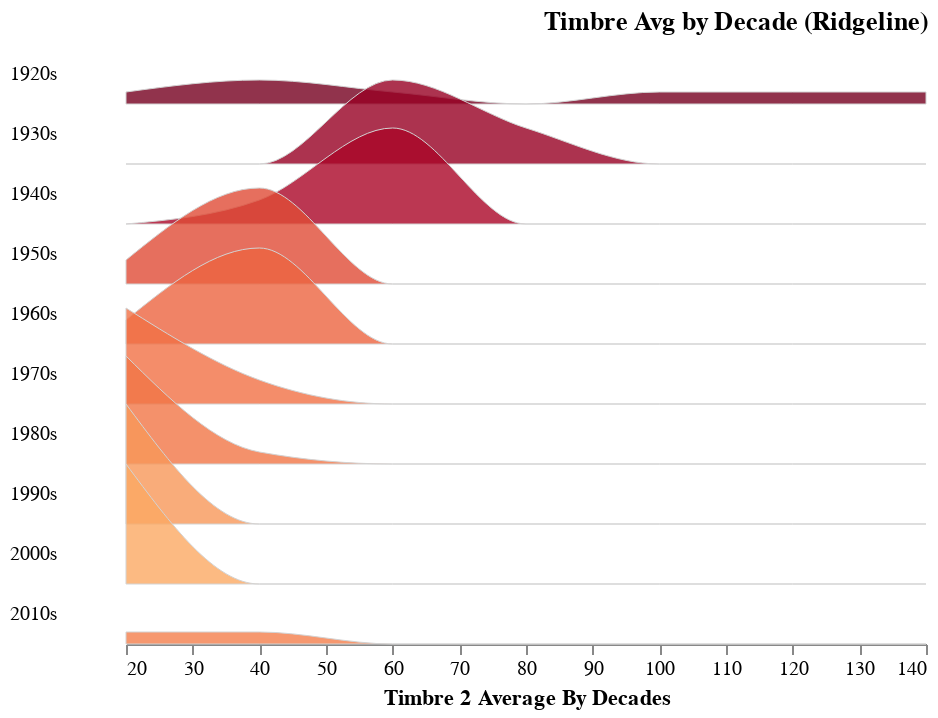

The cell this chart's notebook holds for it:
### Code cell
plot_ridgeline(timbre_avg_by_year, "decade", "TimbreAvg3")

### Figure 1 — Vega-Lite specification as saved in the notebook (floating-point values rounded to 4 significant figures)
{"config": {"view": {"continuousWidth": 400, "continuousHeight": 300, "stroke": null}, "facet": {"spacing": 0}, "title": {"anchor": "end"}}, "data": {"name": "data-e32f9afda3d58572e9a14fb414997254"}, "facet": {"row": {"type": "temporal", "field": "Decade", "header": {"format": "%Ys", "labelAlign": "right", "labelAngle": 0}, "title": null}}, "spec": {"mark": {"type": "area", "fillOpacity": 0.8, "interpolate": "monotone", "stroke": "lightgray", "strokeWidth": 0.5}, "encoding": {"fill": {"type": "quantitative", "field": "mean_val", "legend": null, "scale": {"domain": [50, -100], "scheme": "redyellowblue"}}, "x": {"type": "quantitative", "bin": "binned", "field": "bin_min", "title": "Timbre 2 Average By Decades"}, "y": {"type": "quantitative", "axis": null, "field": "value", "scale": {"range": [30, -30]}}}, "height": 30, "transform": [{"field": "decade", "timeUnit": "year", "as": "Decade"}, {"joinaggregate": [{"op": "mean", "field": "TimbreAvg3", "as": "mean_val"}], "groupby": ["Decade"]}, {"bin": {"maxbins": 10}, "field": "TimbreAvg3", "as": ["bin_max", "bin_min"]}, {"aggregate": [{"op": "count", "as": "value"}], "groupby": ["Decade", "mean_val", "bin_min", "bin_max"]}, {"impute": "value", "key": "bin_min", "groupby": ["Decade", "mean_val"], "value": 0}]}, "bounds": "flush", "title": "Timbre Avg by Decade (Ridgeline)", "$schema": "https://vega.github.io/schema/vega-lite/v4.8.1.json", "datasets": {"data-e32f9afda3d58572e9a14fb414997254": [{"music_year": 1922, "TimbreAvg1": 41.56, "TimbreAvg2": 13.91, "TimbreAvg3": 14.68, "TimbreAvg4": 24.43, "TimbreAvg5": 18.75, "TimbreAvg6": 11.17, "TimbreAvg7": -5.31, "TimbreAvg8": 0.1368, "TimbreAvg9": -2.165, "TimbreAvg10": -4.444, "TimbreAvg11": -1.622, "TimbreAvg12": -5.561, "decade": "1920-01-01T00:00:00"}, {"music_year": 1924, "TimbreAvg1": 36.95, "TimbreAvg2": -136.1, "TimbreAvg3": 108.1, "TimbreAvg4": 12.35, "TimbreAvg5": -7.73, "TimbreAvg6": 1.873, "TimbreAvg7": -32.49, "TimbreAvg8": 3.363, "TimbreAvg9": 14.38, "TimbreAvg10": 8.708, "TimbreAvg11": 4.783, "TimbreAvg12": 8.068, "decade": "1920-01-01T00:00:00"}, {"music_year": 1925, "TimbreAvg1": 34.36, "TimbreAvg2": -128.2, "TimbreAvg3": 120.2, "TimbreAvg4": 19.37, "TimbreAvg5": 18.19, "TimbreAvg6": 17.01, "TimbreAvg7": -56.73, "TimbreAvg8": 7.617, "TimbreAvg9": 3.784, "TimbreAvg10": 8.839, "TimbreAvg11": 6.741, "TimbreAvg12": 6.061, "decade": "1920-01-01T00:00:00"}, {"music_year": 1926, "TimbreAvg1": 32.57, "TimbreAvg2": -126.5, "TimbreAvg3": 88.92, "TimbreAvg4": 7.843, "TimbreAvg5": -5.841, "TimbreAvg6": 13.39, "TimbreAvg7": -31.14, "TimbreAvg8": 9.86, "TimbreAvg9": -17.41, "TimbreAvg10": 4.974, "TimbreAvg11": 0.6245, "TimbreAvg12": -2.054, "decade": "1920-01-01T00:00:00"}, {"music_year": 1927, "TimbreAvg1": 31.23, "TimbreAvg2": -110.7, "TimbreAvg3": 59.21, "TimbreAvg4": 4.108, "TimbreAvg5": -9.538, "TimbreAvg6": 9.986, "TimbreAvg7": -21.01, "TimbreAvg8": 13.41, "TimbreAvg9": -25.12, "TimbreAvg10": 4.396, "TimbreAvg11": -0.3943, "TimbreAvg12": -2.645, "decade": "1920-01-01T00:00:00"}, {"music_year": 1928, "TimbreAvg1": 31.5, "TimbreAvg2": -94.42, "TimbreAvg3": 27.26, "TimbreAvg4": -8.42, "TimbreAvg5": -16.8, "TimbreAvg6": 9.831, "TimbreAvg7": -34.23, "TimbreAvg8": 8.103, "TimbreAvg9": -2.78, "TimbreAvg10": 7.653, "TimbreAvg11": -0.274, "TimbreAvg12": 8.575, "decade": "1920-01-01T00:00:00"}, {"music_year": 1929, "TimbreAvg1": 33.08, "TimbreAvg2": -100.9, "TimbreAvg3": 37.7, "TimbreAvg4": -7.802, "TimbreAvg5": -16.81, "TimbreAvg6": 9.486, "TimbreAvg7": -30.72, "TimbreAvg8": 8.05, "TimbreAvg9": -2.235, "TimbreAvg10": 7.397, "TimbreAvg11": 1.339, "TimbreAvg12": 13.07, "decade": "1920-01-01T00:00:00"}, {"music_year": 1930, "TimbreAvg1": 34.95, "TimbreAvg2": -99.74, "TimbreAvg3": 59.33, "TimbreAvg4": 0.1107, "TimbreAvg5": -29.29, "TimbreAvg6": 14.93, "TimbreAvg7": -28.67, "TimbreAvg8": 5.75, "TimbreAvg9": -0.3473, "TimbreAvg10": 7.347, "TimbreAvg11": -0.4108, "TimbreAvg12": 4.682, "decade": "1930-01-01T00:00:00"}, {"music_year": 1931, "TimbreAvg1": 35.04, "TimbreAvg2": -97.28, "TimbreAvg3": 61.39, "TimbreAvg4": 8.116, "TimbreAvg5": -5.649, "TimbreAvg6": 5.444, "TimbreAvg7": -18.24, "TimbreAvg8": 6.326, "TimbreAvg9": -4.743, "TimbreAvg10": 5.894, "TimbreAvg11": 1.151, "TimbreAvg12": 1.979, "decade": "1930-01-01T00:00:00"}, {"music_year": 1932, "TimbreAvg1": 34.99, "TimbreAvg2": -98.61, "TimbreAvg3": 44.83, "TimbreAvg4": -0.8373, "TimbreAvg5": -22.16, "TimbreAvg6": 23.28, "TimbreAvg7": -36.65, "TimbreAvg8": 7.044, "TimbreAvg9": 14.11, "TimbreAvg10": 10.86, "TimbreAvg11": -1.003, "TimbreAvg12": 12.39, "decade": "1930-01-01T00:00:00"}, {"music_year": 1933, "TimbreAvg1": 32.79, "TimbreAvg2": -103.0, "TimbreAvg3": 56.2, "TimbreAvg4": -12.21, "TimbreAvg5": -33.13, "TimbreAvg6": 16.06, "TimbreAvg7": -43.9, "TimbreAvg8": 0.06204, "TimbreAvg9": 8.121, "TimbreAvg10": 8.25, "TimbreAvg11": -3.816, "TimbreAvg12": 4.195, "decade": "1930-01-01T00:00:00"}, {"music_year": 1934, "TimbreAvg1": 32.69, "TimbreAvg2": -97.15, "TimbreAvg3": 46.76, "TimbreAvg4": -2.051, "TimbreAvg5": -4.355, "TimbreAvg6": 16.09, "TimbreAvg7": -30.93, "TimbreAvg8": 5.909, "TimbreAvg9": 10.38, "TimbreAvg10": 9.565, "TimbreAvg11": -0.1988, "TimbreAvg12": 10.48, "decade": "1930-01-01T00:00:00"}, {"music_year": 1935, "TimbreAvg1": 33.87, "TimbreAvg2": -109.6, "TimbreAvg3": 69.43, "TimbreAvg4": 10.38, "TimbreAvg5": -8.598, "TimbreAvg6": 19.18, "TimbreAvg7": -17.24, "TimbreAvg8": 11.86, "TimbreAvg9": 3.787, "TimbreAvg10": 9.493, "TimbreAvg11": -2.062, "TimbreAvg12": 12.01, "decade": "1930-01-01T00:00:00"}, {"music_year": 1936, "TimbreAvg1": 34.54, "TimbreAvg2": -126.0, "TimbreAvg3": 64.29, "TimbreAvg4": 3.944, "TimbreAvg5": -8.175, "TimbreAvg6": 10.65, "TimbreAvg7": -18.77, "TimbreAvg8": 9.033, "TimbreAvg9": -2.058, "TimbreAvg10": 5.343, "TimbreAvg11": -0.4487, "TimbreAvg12": 8.263, "decade": "1930-01-01T00:00:00"}, {"music_year": 1937, "TimbreAvg1": 33.58, "TimbreAvg2": -113.8, "TimbreAvg3": 51.95, "TimbreAvg4": 1.924, "TimbreAvg5": -13.45, "TimbreAvg6": 17.37, "TimbreAvg7": -10.02, "TimbreAvg8": 10.66, "TimbreAvg9": -3.712, "TimbreAvg10": 5.937, "TimbreAvg11": -2.608, "TimbreAvg12": 11.86, "decade": "1930-01-01T00:00:00"}, {"music_year": 1938, "TimbreAvg1": 34.9, "TimbreAvg2": -114.4, "TimbreAvg3": 40.74, "TimbreAvg4": 6.103, "TimbreAvg5": -17.94, "TimbreAvg6": 19.79, "TimbreAvg7": -27.39, "TimbreAvg8": 6.041, "TimbreAvg9": 10.2, "TimbreAvg10": 9.888, "TimbreAvg11": -0.3099, "TimbreAvg12": 11.18, "decade": "1930-01-01T00:00:00"}, {"music_year": 1939, "TimbreAvg1": 34.02, "TimbreAvg2": -102.4, "TimbreAvg3": 45.43, "TimbreAvg4": -1.908, "TimbreAvg5": -13.02, "TimbreAvg6": 20.68, "TimbreAvg7": -21.57, "TimbreAvg8": 6.065, "TimbreAvg9": 6.906, "TimbreAvg10": 5.943, "TimbreAvg11": -6.37, "TimbreAvg12": 5.006, "decade": "1930-01-01T00:00:00"}, {"music_year": 1940, "TimbreAvg1": 35.33, "TimbreAvg2": -96.81, "TimbreAvg3": 49.32, "TimbreAvg4": 7.192, "TimbreAvg5": -41.28, "TimbreAvg6": 19.44, "TimbreAvg7": -18.54, "TimbreAvg8": 6.436, "TimbreAvg9": 8.957, "TimbreAvg10": 6.57, "TimbreAvg11": 1.953, "TimbreAvg12": 21.34, "decade": "1940-01-01T00:00:00"}, {"music_year": 1941, "TimbreAvg1": 32.39, "TimbreAvg2": -100.0, "TimbreAvg3": 52.51, "TimbreAvg4": 4.921, "TimbreAvg5": -3.68, "TimbreAvg6": 20.87, "TimbreAvg7": -16.8, "TimbreAvg8": 9.038, "TimbreAvg9": -2.731, "TimbreAvg10": 7.336, "TimbreAvg11": -3.413, "TimbreAvg12": 9.401, "decade": "1940-01-01T00:00:00"}, {"music_year": 1942, "TimbreAvg1": 33.3, "TimbreAvg2": -120.1, "TimbreAvg3": 50.7, "TimbreAvg4": -5.461, "TimbreAvg5": -19.14, "TimbreAvg6": 7.967, "TimbreAvg7": -18.27, "TimbreAvg8": 8.431, "TimbreAvg9": 1.05, "TimbreAvg10": 7.495, "TimbreAvg11": -1.957, "TimbreAvg12": 8.773, "decade": "1940-01-01T00:00:00"}, {"music_year": 1943, "TimbreAvg1": 35.77, "TimbreAvg2": -73.11, "TimbreAvg3": 58.33, "TimbreAvg4": 10.69, "TimbreAvg5": -6.186, "TimbreAvg6": 20.79, "TimbreAvg7": -14.26, "TimbreAvg8": 6.945, "TimbreAvg9": 5.42, "TimbreAvg10": 4.834, "TimbreAvg11": -6.037, "TimbreAvg12": 9.678, "decade": "1940-01-01T00:00:00"}, {"music_year": 1944, "TimbreAvg1": 35.05, "TimbreAvg2": -119.3, "TimbreAvg3": 45.17, "TimbreAvg4": 3.777, "TimbreAvg5": 0.7286, "TimbreAvg6": 12.55, "TimbreAvg7": -16.06, "TimbreAvg8": 6.014, "TimbreAvg9": 5.359, "TimbreAvg10": 3.907, "TimbreAvg11": -2.75, "TimbreAvg12": 6.555, "decade": "1940-01-01T00:00:00"}, {"music_year": 1945, "TimbreAvg1": 35.8, "TimbreAvg2": -78.38, "TimbreAvg3": 55.81, "TimbreAvg4": 3.687, "TimbreAvg5": -18.85, "TimbreAvg6": 13.39, "TimbreAvg7": -18.99, "TimbreAvg8": 0.9092, "TimbreAvg9": 12.95, "TimbreAvg10": 5.449, "TimbreAvg11": -1.18, "TimbreAvg12": 15.58, "decade": "1940-01-01T00:00:00"}, {"music_year": 1946, "TimbreAvg1": 36.63, "TimbreAvg2": -74.35, "TimbreAvg3": 39.01, "TimbreAvg4": -0.9528, "TimbreAvg5": -3.294, "TimbreAvg6": 12.09, "TimbreAvg7": -12.59, "TimbreAvg8": 3.161, "TimbreAvg9": 6.065, "TimbreAvg10": 2.858, "TimbreAvg11": -3.037, "TimbreAvg12": 12.07, "decade": "1940-01-01T00:00:00"}, {"music_year": 1947, "TimbreAvg1": 36.29, "TimbreAvg2": -59.97, "TimbreAvg3": 29.82, "TimbreAvg4": -1.628, "TimbreAvg5": -18.3, "TimbreAvg6": 15.34, "TimbreAvg7": -16.52, "TimbreAvg8": 4.074, "TimbreAvg9": 12.66, "TimbreAvg10": 8.663, "TimbreAvg11": -4.001, "TimbreAvg12": 14.18, "decade": "1940-01-01T00:00:00"}, {"music_year": 1948, "TimbreAvg1": 38.0, "TimbreAvg2": -60.91, "TimbreAvg3": 48.13, "TimbreAvg4": 1.431, "TimbreAvg5": -15.75, "TimbreAvg6": 12.69, "TimbreAvg7": -22.46, "TimbreAvg8": 0.02932, "TimbreAvg9": 13.2, "TimbreAvg10": 4.487, "TimbreAvg11": -0.4887, "TimbreAvg12": 10.52, "decade": "1940-01-01T00:00:00"}, {"music_year": 1949, "TimbreAvg1": 36.94, "TimbreAvg2": -76.29, "TimbreAvg3": 53.23, "TimbreAvg4": -0.5399, "TimbreAvg5": -13.69, "TimbreAvg6": 6.0, "TimbreAvg7": -16.25, "TimbreAvg8": 0.1701, "TimbreAvg9": 10.24, "TimbreAvg10": 3.406, "TimbreAvg11": -0.8975, "TimbreAvg12": 7.688, "decade": "1940-01-01T00:00:00"}, {"music_year": 1950, "TimbreAvg1": 37.56, "TimbreAvg2": -79.75, "TimbreAvg3": 39.1, "TimbreAvg4": 7.317, "TimbreAvg5": -4.147, "TimbreAvg6": 7.53, "TimbreAvg7": -5.599, "TimbreAvg8": 3.95, "TimbreAvg9": 4.621, "TimbreAvg10": 2.546, "TimbreAvg11": -2.016, "TimbreAvg12": 4.763, "decade": "1950-01-01T00:00:00"}, {"music_year": 1951, "TimbreAvg1": 38.34, "TimbreAvg2": -59.1, "TimbreAvg3": 38.65, "TimbreAvg4": 0.6563, "TimbreAvg5": -2.506, "TimbreAvg6": 5.508, "TimbreAvg7": -9.521, "TimbreAvg8": 1.943, "TimbreAvg9": 7.743, "TimbreAvg10": 2.759, "TimbreAvg11": -2.87, "TimbreAvg12": 5.836, "decade": "1950-01-01T00:00:00"}, {"music_year": 1952, "TimbreAvg1": 39.09, "TimbreAvg2": -49.43, "TimbreAvg3": 29.52, "TimbreAvg4": -5.048, "TimbreAvg5": -8.318, "TimbreAvg6": 8.535, "TimbreAvg7": -17.55, "TimbreAvg8": 0.1893, "TimbreAvg9": 6.674, "TimbreAvg10": 1.172, "TimbreAvg11": -2.191, "TimbreAvg12": 7.037, "decade": "1950-01-01T00:00:00"}, {"music_year": 1953, "TimbreAvg1": 39.21, "TimbreAvg2": -40.24, "TimbreAvg3": 39.67, "TimbreAvg4": -0.445, "TimbreAvg5": -3.645, "TimbreAvg6": 9.998, "TimbreAvg7": -16.5, "TimbreAvg8": -0.1103, "TimbreAvg9": 5.477, "TimbreAvg10": 1.666, "TimbreAvg11": -2.965, "TimbreAvg12": 4.058, "decade": "1950-01-01T00:00:00"}, {"music_year": 1954, "TimbreAvg1": 38.14, "TimbreAvg2": -46.14, "TimbreAvg3": 28.05, "TimbreAvg4": -2.913, "TimbreAvg5": -2.925, "TimbreAvg6": 6.043, "TimbreAvg7": -18.02, "TimbreAvg8": -0.7081, "TimbreAvg9": 8.89, "TimbreAvg10": 2.19, "TimbreAvg11": -1.935, "TimbreAvg12": 9.481, "decade": "1950-01-01T00:00:00"}, {"music_year": 1955, "TimbreAvg1": 37.1, "TimbreAvg2": -52.87, "TimbreAvg3": 26.31, "TimbreAvg4": -6.338, "TimbreAvg5": 0.8993, "TimbreAvg6": 4.494, "TimbreAvg7": -17.28, "TimbreAvg8": 1.646, "TimbreAvg9": 5.555, "TimbreAvg10": 2.484, "TimbreAvg11": -2.829, "TimbreAvg12": 7.048, "decade": "1950-01-01T00:00:00"}, {"music_year": 1956, "TimbreAvg1": 37.67, "TimbreAvg2": -38.32, "TimbreAvg3": 24.38, "TimbreAvg4": -4.569, "TimbreAvg5": -1.269, "TimbreAvg6": 3.7, "TimbreAvg7": -15.31, "TimbreAvg8": 0.2986, "TimbreAvg9": 5.172, "TimbreAvg10": 1.747, "TimbreAvg11": -2.766, "TimbreAvg12": 7.053, "decade": "1950-01-01T00:00:00"}, {"music_year": 1957, "TimbreAvg1": 37.24, "TimbreAvg2": -39.23, "TimbreAvg3": 15.83, "TimbreAvg4": -3.89, "TimbreAvg5": 0.05078, "TimbreAvg6": 1.425, "TimbreAvg7": -11.18, "TimbreAvg8": 0.2028, "TimbreAvg9": 3.578, "TimbreAvg10": 1.635, "TimbreAvg11": -2.338, "TimbreAvg12": 5.688, "decade": "1950-01-01T00:00:00"}, {"music_year": 1958, "TimbreAvg1": 39.15, "TimbreAvg2": -18.57, "TimbreAvg3": 26.7, "TimbreAvg4": 0.2872, "TimbreAvg5": -3.253, "TimbreAvg6": 1.734, "TimbreAvg7": -12.29, "TimbreAvg8": -2.056, "TimbreAvg9": 7.373, "TimbreAvg10": 1.504, "TimbreAvg11": -1.76, "TimbreAvg12": 8.573, "decade": "1950-01-01T00:00:00"}, {"music_year": 1959, "TimbreAvg1": 39.15, "TimbreAvg2": -23.04, "TimbreAvg3": 19.02, "TimbreAvg4": -3.434, "TimbreAvg5": 4.16, "TimbreAvg6": 1.495, "TimbreAvg7": -16.76, "TimbreAvg8": -2.318, "TimbreAvg9": 5.741, "TimbreAvg10": 0.9585, "TimbreAvg11": -2.081, "TimbreAvg12": 7.127, "decade": "1950-01-01T00:00:00"}, {"music_year": 1960, "TimbreAvg1": 38.88, "TimbreAvg2": -18.91, "TimbreAvg3": 23.72, "TimbreAvg4": -0.3672, "TimbreAvg5": -1.307, "TimbreAvg6": 2.723, "TimbreAvg7": -13.9, "TimbreAvg8": -2.198, "TimbreAvg9": 6.149, "TimbreAvg10": 1.419, "TimbreAvg11": -2.018, "TimbreAvg12": 7.242, "decade": "1960-01-01T00:00:00"}, {"music_year": 1961, "TimbreAvg1": 39.62, "TimbreAvg2": -27.22, "TimbreAvg3": 28.56, "TimbreAvg4": 1.267, "TimbreAvg5": -3.125, "TimbreAvg6": 0.7062, "TimbreAvg7": -11.94, "TimbreAvg8": -2.548, "TimbreAvg9": 6.055, "TimbreAvg10": 1.539, "TimbreAvg11": -1.318, "TimbreAvg12": 6.138, "decade": "1960-01-01T00:00:00"}, {"music_year": 1962, "TimbreAvg1": 40.13, "TimbreAvg2": -17.45, "TimbreAvg3": 19.46, "TimbreAvg4": -0.9173, "TimbreAvg5": -0.7442, "TimbreAvg6": -0.6876, "TimbreAvg7": -9.383, "TimbreAvg8": -1.887, "TimbreAvg9": 5.455, "TimbreAvg10": 2.126, "TimbreAvg11": -1.711, "TimbreAvg12": 4.913, "decade": "1960-01-01T00:00:00"}, {"music_year": 1963, "TimbreAvg1": 40.55, "TimbreAvg2": -16.46, "TimbreAvg3": 22.5, "TimbreAvg4": -0.7805, "TimbreAvg5": -0.8922, "TimbreAvg6": -1.607, "TimbreAvg7": -9.215, "TimbreAvg8": -2.595, "TimbreAvg9": 5.623, "TimbreAvg10": 0.8863, "TimbreAvg11": -1.253, "TimbreAvg12": 6.212, "decade": "1960-01-01T00:00:00"}, {"music_year": 1964, "TimbreAvg1": 40.11, "TimbreAvg2": -15.82, "TimbreAvg3": 22.48, "TimbreAvg4": -1.269, "TimbreAvg5": 0.1809, "TimbreAvg6": -1.785, "TimbreAvg7": -8.4, "TimbreAvg8": -1.922, "TimbreAvg9": 3.221, "TimbreAvg10": 0.5442, "TimbreAvg11": -1.908, "TimbreAvg12": 5.095, "decade": "1960-01-01T00:00:00"}, {"music_year": 1965, "TimbreAvg1": 40.7, "TimbreAvg2": -13.34, "TimbreAvg3": 22.34, "TimbreAvg4": -1.099, "TimbreAvg5": -3.736, "TimbreAvg6": -0.3017, "TimbreAvg7": -8.165, "TimbreAvg8": -1.725, "TimbreAvg9": 4.681, "TimbreAvg10": 0.3911, "TimbreAvg11": -2.017, "TimbreAvg12": 5.947, "decade": "1960-01-01T00:00:00"}, {"music_year": 1966, "TimbreAvg1": 40.9, "TimbreAvg2": -5.545, "TimbreAvg3": 20.48, "TimbreAvg4": -0.3632, "TimbreAvg5": -6.661, "TimbreAvg6": -1.849, "TimbreAvg7": -6.66, "TimbreAvg8": -2.721, "TimbreAvg9": 5.87, "TimbreAvg10": 0.5368, "TimbreAvg11": -2.062, "TimbreAvg12": 5.063, "decade": "1960-01-01T00:00:00"}, {"music_year": 1967, "TimbreAvg1": 40.87, "TimbreAvg2": -6.292, "TimbreAvg3": 22.13, "TimbreAvg4": -0.8576, "TimbreAvg5": -8.684, "TimbreAvg6": -2.968, "TimbreAvg7": -6.753, "TimbreAvg8": -3.264, "TimbreAvg9": 6.073, "TimbreAvg10": -0.07219, "TimbreAvg11": -1.679, "TimbreAvg12": 5.731, "decade": "1960-01-01T00:00:00"}, {"music_year": 1968, "TimbreAvg1": 40.66, "TimbreAvg2": -7.977, "TimbreAvg3": 21.5, "TimbreAvg4": 0.3513, "TimbreAvg5": -9.759, "TimbreAvg6": -2.957, "TimbreAvg7": -5.645, "TimbreAvg8": -1.97, "TimbreAvg9": 4.379, "TimbreAvg10": -0.1488, "TimbreAvg11": -1.08, "TimbreAvg12": 5.679, "decade": "1960-01-01T00:00:00"}, {"music_year": 1969, "TimbreAvg1": 40.49, "TimbreAvg2": -12.25, "TimbreAvg3": 18.92, "TimbreAvg4": -0.6133, "TimbreAvg5": -10.52, "TimbreAvg6": -3.575, "TimbreAvg7": -4.238, "TimbreAvg8": -1.697, "TimbreAvg9": 4.792, "TimbreAvg10": -0.1831, "TimbreAvg11": -1.199, "TimbreAvg12": 5.087, "decade": "1960-01-01T00:00:00"}, {"music_year": 1970, "TimbreAvg1": 40.93, "TimbreAvg2": -12.22, "TimbreAvg3": 17.63, "TimbreAvg4": -0.2921, "TimbreAvg5": -9.873, "TimbreAvg6": -3.791, "TimbreAvg7": -3.636, "TimbreAvg8": -1.81, "TimbreAvg9": 4.931, "TimbreAvg10": -0.4027, "TimbreAvg11": -0.9613, "TimbreAvg12": 4.366, "decade": "1970-01-01T00:00:00"}, {"music_year": 1971, "TimbreAvg1": 40.38, "TimbreAvg2": -14.12, "TimbreAvg3": 16.16, "TimbreAvg4": -1.082, "TimbreAvg5": -7.068, "TimbreAvg6": -4.204, "TimbreAvg7": -3.729, "TimbreAvg8": -1.345, "TimbreAvg9": 4.057, "TimbreAvg10": -0.4148, "TimbreAvg11": -0.733, "TimbreAvg12": 4.92, "decade": "1970-01-01T00:00:00"}, {"music_year": 1972, "TimbreAvg1": 40.38, "TimbreAvg2": -11.37, "TimbreAvg3": 18.77, "TimbreAvg4": 0.5758, "TimbreAvg5": -6.653, "TimbreAvg6": -4.182, "TimbreAvg7": -4.142, "TimbreAvg8": -1.103, "TimbreAvg9": 3.029, "TimbreAvg10": -0.2728, "TimbreAvg11": -0.6154, "TimbreAvg12": 4.339, "decade": "1970-01-01T00:00:00"}, {"music_year": 1973, "TimbreAvg1": 41.03, "TimbreAvg2": -8.881, "TimbreAvg3": 19.29, "TimbreAvg4": 0.8646, "TimbreAvg5": -6.101, "TimbreAvg6": -5.346, "TimbreAvg7": -2.915, "TimbreAvg8": -1.494, "TimbreAvg9": 3.64, "TimbreAvg10": -0.1472, "TimbreAvg11": -0.3093, "TimbreAvg12": 4.172, "decade": "1970-01-01T00:00:00"}, {"music_year": 1974, "TimbreAvg1": 41.13, "TimbreAvg2": -9.238, "TimbreAvg3": 19.14, "TimbreAvg4": 1.114, "TimbreAvg5": -6.877, "TimbreAvg6": -5.225, "TimbreAvg7": -2.323, "TimbreAvg8": -0.9129, "TimbreAvg9": 2.943, "TimbreAvg10": -0.5117, "TimbreAvg11": -0.1766, "TimbreAvg12": 3.762, "decade": "1970-01-01T00:00:00"}, {"music_year": 1975, "TimbreAvg1": 41.31, "TimbreAvg2": -3.986, "TimbreAvg3": 19.68, "TimbreAvg4": 2.786, "TimbreAvg5": -5.766, "TimbreAvg6": -4.986, "TimbreAvg7": -1.4, "TimbreAvg8": -0.9019, "TimbreAvg9": 2.704, "TimbreAvg10": -0.5636, "TimbreAvg11": 0.001375, "TimbreAvg12": 3.756, "decade": "1970-01-01T00:00:00"}, {"music_year": 1976, "TimbreAvg1": 41.24, "TimbreAvg2": -3.334, "TimbreAvg3": 18.79, "TimbreAvg4": 2.485, "TimbreAvg5": -6.211, "TimbreAvg6": -5.581, "TimbreAvg7": -2.342, "TimbreAvg8": -1.048, "TimbreAvg9": 2.505, "TimbreAvg10": -0.2294, "TimbreAvg11": 0.2051, "TimbreAvg12": 3.708, "decade": "1970-01-01T00:00:00"}, {"music_year": 1977, "TimbreAvg1": 42.11, "TimbreAvg2": 3.307, "TimbreAvg3": 21.27, "TimbreAvg4": 2.724, "TimbreAvg5": -7.846, "TimbreAvg6": -6.854, "TimbreAvg7": -1.754, "TimbreAvg8": -0.7725, "TimbreAvg9": 3.427, "TimbreAvg10": 0.1737, "TimbreAvg11": 0.3541, "TimbreAvg12": 3.03, "decade": "1970-01-01T00:00:00"}, {"music_year": 1978, "TimbreAvg1": 41.83, "TimbreAvg2": 4.071, "TimbreAvg3": 23.35, "TimbreAvg4": 3.608, "TimbreAvg5": -7.443, "TimbreAvg6": -5.952, "TimbreAvg7": -1.219, "TimbreAvg8": 0.07635, "TimbreAvg9": 3.054, "TimbreAvg10": 0.514, "TimbreAvg11": -0.03998, "TimbreAvg12": 2.681, "decade": "1970-01-01T00:00:00"}, {"music_year": 1979, "TimbreAvg1": 42.03, "TimbreAvg2": 10.01, "TimbreAvg3": 18.55, "TimbreAvg4": 4.076, "TimbreAvg5": -7.644, "TimbreAvg6": -5.737, "TimbreAvg7": -1.206, "TimbreAvg8": -0.4556, "TimbreAvg9": 3.128, "TimbreAvg10": 0.7126, "TimbreAvg11": -0.1207, "TimbreAvg12": 2.498, "decade": "1970-01-01T00:00:00"}, {"music_year": 1980, "TimbreAvg1": 42.43, "TimbreAvg2": 12.62, "TimbreAvg3": 20.78, "TimbreAvg4": 5.818, "TimbreAvg5": -10.96, "TimbreAvg6": -5.002, "TimbreAvg7": -1.165, "TimbreAvg8": -0.9115, "TimbreAvg9": 3.993, "TimbreAvg10": 0.8763, "TimbreAvg11": 0.1742, "TimbreAvg12": 2.754, "decade": "1980-01-01T00:00:00"}, {"music_year": 1981, "TimbreAvg1": 42.19, "TimbreAvg2": 15.05, "TimbreAvg3": 19.04, "TimbreAvg4": 4.584, "TimbreAvg5": -12.1, "TimbreAvg6": -6.933, "TimbreAvg7": -0.8445, "TimbreAvg8": -0.9285, "TimbreAvg9": 3.795, "TimbreAvg10": 1.294, "TimbreAvg11": 0.2474, "TimbreAvg12": 2.682, "decade": "1980-01-01T00:00:00"}, {"music_year": 1982, "TimbreAvg1": 42.37, "TimbreAvg2": 12.74, "TimbreAvg3": 19.7, "TimbreAvg4": 5.028, "TimbreAvg5": -9.103, "TimbreAvg6": -6.853, "TimbreAvg7": -1.743, "TimbreAvg8": -1.403, "TimbreAvg9": 4.083, "TimbreAvg10": 1.493, "TimbreAvg11": 0.2623, "TimbreAvg12": 2.433, "decade": "1980-01-01T00:00:00"}, {"music_year": 1983, "TimbreAvg1": 41.98, "TimbreAvg2": 14.77, "TimbreAvg3": 17.19, "TimbreAvg4": 3.95, "TimbreAvg5": -10.04, "TimbreAvg6": -8.107, "TimbreAvg7": -2.096, "TimbreAvg8": -1.425, "TimbreAvg9": 4.806, "TimbreAvg10": 2.364, "TimbreAvg11": 0.3547, "TimbreAvg12": 2.935, "decade": "1980-01-01T00:00:00"}, {"music_year": 1984, "TimbreAvg1": 42.04, "TimbreAvg2": 15.01, "TimbreAvg3": 17.82, "TimbreAvg4": 3.837, "TimbreAvg5": -8.294, "TimbreAvg6": -8.57, "TimbreAvg7": -3.139, "TimbreAvg8": -2.275, "TimbreAvg9": 4.59, "TimbreAvg10": 2.191, "TimbreAvg11": 0.5499, "TimbreAvg12": 3.059, "decade": "1980-01-01T00:00:00"}, {"music_year": 1985, "TimbreAvg1": 42.21, "TimbreAvg2": 20.1, "TimbreAvg3": 17.63, "TimbreAvg4": 4.116, "TimbreAvg5": -7.255, "TimbreAvg6": -9.001, "TimbreAvg7": -2.962, "TimbreAvg8": -2.597, "TimbreAvg9": 4.019, "TimbreAvg10": 2.367, "TimbreAvg11": 0.6701, "TimbreAvg12": 3.426, "decade": "1980-01-01T00:00:00"}, {"music_year": 1986, "TimbreAvg1": 42.13, "TimbreAvg2": 15.23, "TimbreAvg3": 18.49, "TimbreAvg4": 2.42, "TimbreAvg5": -5.516, "TimbreAvg6": -9.205, "TimbreAvg7": -4.823, "TimbreAvg8": -2.595, "TimbreAvg9": 4.502, "TimbreAvg10": 2.29, "TimbreAvg11": 0.5196, "TimbreAvg12": 3.768, "decade": "1980-01-01T00:00:00"}, {"music_year": 1987, "TimbreAvg1": 41.69, "TimbreAvg2": 10.38, "TimbreAvg3": 18.01, "TimbreAvg4": 1.846, "TimbreAvg5": -6.44, "TimbreAvg6": -8.242, "TimbreAvg7": -5.91, "TimbreAvg8": -2.152, "TimbreAvg9": 4.499, "TimbreAvg10": 2.449, "TimbreAvg11": 0.2608, "TimbreAvg12": 3.738, "decade": "1980-01-01T00:00:00"}, {"music_year": 1988, "TimbreAvg1": 41.11, "TimbreAvg2": 14.19, "TimbreAvg3": 15.44, "TimbreAvg4": 2.247, "TimbreAvg5": -5.555, "TimbreAvg6": -7.682, "TimbreAvg7": -5.781, "TimbreAvg8": -2.08, "TimbreAvg9": 4.496, "TimbreAvg10": 2.882, "TimbreAvg11": 0.1023, "TimbreAvg12": 3.626, "decade": "1980-01-01T00:00:00"}, {"music_year": 1989, "TimbreAvg1": 41.33, "TimbreAvg2": 12.64, "TimbreAvg3": 16.51, "TimbreAvg4": 1.666, "TimbreAvg5": -7.079, "TimbreAvg6": -7.964, "TimbreAvg7": -6.306, "TimbreAvg8": -2.249, "TimbreAvg9": 4.011, "TimbreAvg10": 2.325, "TimbreAvg11": 0.247, "TimbreAvg12": 3.55, "decade": "1980-01-01T00:00:00"}, {"music_year": 1990, "TimbreAvg1": 41.0, "TimbreAvg2": 9.405, "TimbreAvg3": 15.23, "TimbreAvg4": 1.701, "TimbreAvg5": -6.812, "TimbreAvg6": -7.079, "TimbreAvg7": -5.872, "TimbreAvg8": -1.627, "TimbreAvg9": 3.863, "TimbreAvg10": 2.457, "TimbreAvg11": -0.02878, "TimbreAvg12": 3.483, "decade": "1990-01-01T00:00:00"}, {"music_year": 1991, "TimbreAvg1": 40.95, "TimbreAvg2": 6.147, "TimbreAvg3": 14.58, "TimbreAvg4": 0.7406, "TimbreAvg5": -6.986, "TimbreAvg6": -7.353, "TimbreAvg7": -5.912, "TimbreAvg8": -1.414, "TimbreAvg9": 4.029, "TimbreAvg10": 2.555, "TimbreAvg11": -0.04716, "TimbreAvg12": 3.638, "decade": "1990-01-01T00:00:00"}, {"music_year": 1992, "TimbreAvg1": 41.34, "TimbreAvg2": 6.585, "TimbreAvg3": 12.63, "TimbreAvg4": 0.4847, "TimbreAvg5": -8.518, "TimbreAvg6": -8.359, "TimbreAvg7": -4.808, "TimbreAvg8": -1.607, "TimbreAvg9": 4.173, "TimbreAvg10": 2.229, "TimbreAvg11": -0.01728, "TimbreAvg12": 3.345, "decade": "1990-01-01T00:00:00"}, {"music_year": 1993, "TimbreAvg1": 41.38, "TimbreAvg2": 5.063, "TimbreAvg3": 10.78, "TimbreAvg4": 0.09247, "TimbreAvg5": -7.597, "TimbreAvg6": -8.287, "TimbreAvg7": -4.576, "TimbreAvg8": -1.337, "TimbreAvg9": 4.251, "TimbreAvg10": 2.333, "TimbreAvg11": -0.2013, "TimbreAvg12": 3.427, "decade": "1990-01-01T00:00:00"}, {"music_year": 1994, "TimbreAvg1": 41.65, "TimbreAvg2": 3.572, "TimbreAvg3": 10.38, "TimbreAvg4": 0.5304, "TimbreAvg5": -7.97, "TimbreAvg6": -7.995, "TimbreAvg7": -4.618, "TimbreAvg8": -1.163, "TimbreAvg9": 4.08, "TimbreAvg10": 2.418, "TimbreAvg11": -0.2332, "TimbreAvg12": 2.955, "decade": "1990-01-01T00:00:00"}, {"music_year": 1995, "TimbreAvg1": 42.0, "TimbreAvg2": 4.029, "TimbreAvg3": 9.014, "TimbreAvg4": 0.6097, "TimbreAvg5": -8.228, "TimbreAvg6": -8.616, "TimbreAvg7": -3.646, "TimbreAvg8": -1.082, "TimbreAvg9": 3.989, "TimbreAvg10": 2.198, "TimbreAvg11": -0.158, "TimbreAvg12": 2.913, "decade": "1990-01-01T00:00:00"}, {"music_year": 1996, "TimbreAvg1": 42.22, "TimbreAvg2": 3.095, "TimbreAvg3": 6.892, "TimbreAvg4": 0.5688, "TimbreAvg5": -8.072, "TimbreAvg6": -8.603, "TimbreAvg7": -3.326, "TimbreAvg8": -1.207, "TimbreAvg9": 4.412, "TimbreAvg10": 2.279, "TimbreAvg11": -0.3427, "TimbreAvg12": 2.738, "decade": "1990-01-01T00:00:00"}, {"music_year": 1997, "TimbreAvg1": 42.81, "TimbreAvg2": 3.868, "TimbreAvg3": 7.667, "TimbreAvg4": 1.203, "TimbreAvg5": -7.581, "TimbreAvg6": -9.378, "TimbreAvg7": -2.876, "TimbreAvg8": -1.179, "TimbreAvg9": 3.954, "TimbreAvg10": 2.211, "TimbreAvg11": -0.06296, "TimbreAvg12": 2.621, "decade": "1990-01-01T00:00:00"}, {"music_year": 1998, "TimbreAvg1": 42.87, "TimbreAvg2": 3.403, "TimbreAvg3": 5.128, "TimbreAvg4": 0.6749, "TimbreAvg5": -6.923, "TimbreAvg6": -9.238, "TimbreAvg7": -2.831, "TimbreAvg8": -1.476, "TimbreAvg9": 3.965, "TimbreAvg10": 2.208, "TimbreAvg11": -0.1878, "TimbreAvg12": 2.472, "decade": "1990-01-01T00:00:00"}, {"music_year": 1999, "TimbreAvg1": 43.42, "TimbreAvg2": 4.442, "TimbreAvg3": 5.555, "TimbreAvg4": 1.155, "TimbreAvg5": -6.991, "TimbreAvg6": -9.215, "TimbreAvg7": -2.627, "TimbreAvg8": -1.568, "TimbreAvg9": 4.021, "TimbreAvg10": 2.229, "TimbreAvg11": -0.1119, "TimbreAvg12": 2.496, "decade": "1990-01-01T00:00:00"}, {"music_year": 2000, "TimbreAvg1": 43.47, "TimbreAvg2": 2.802, "TimbreAvg3": 5.246, "TimbreAvg4": 1.236, "TimbreAvg5": -6.181, "TimbreAvg6": -9.543, "TimbreAvg7": -2.196, "TimbreAvg8": -1.756, "TimbreAvg9": 3.712, "TimbreAvg10": 2.181, "TimbreAvg11": -0.183, "TimbreAvg12": 2.396, "decade": "2000-01-01T00:00:00"}, {"music_year": 2001, "TimbreAvg1": 43.58, "TimbreAvg2": 0.9689, "TimbreAvg3": 4.271, "TimbreAvg4": 1.273, "TimbreAvg5": -6.615, "TimbreAvg6": -9.965, "TimbreAvg7": -1.959, "TimbreAvg8": -2.095, "TimbreAvg9": 3.713, "TimbreAvg10": 2.1, "TimbreAvg11": -0.06816, "TimbreAvg12": 2.225, "decade": "2000-01-01T00:00:00"}, {"music_year": 2002, "TimbreAvg1": 43.92, "TimbreAvg2": 0.3293, "TimbreAvg3": 5.658, "TimbreAvg4": 0.8308, "TimbreAvg5": -6.381, "TimbreAvg6": -9.984, "TimbreAvg7": -2.351, "TimbreAvg8": -2.103, "TimbreAvg9": 3.57, "TimbreAvg10": 1.823, "TimbreAvg11": -0.08098, "TimbreAvg12": 2.243, "decade": "2000-01-01T00:00:00"}, {"music_year": 2003, "TimbreAvg1": 44.09, "TimbreAvg2": -1.279, "TimbreAvg3": 5.77, "TimbreAvg4": 1.021, "TimbreAvg5": -5.868, "TimbreAvg6": -10.38, "TimbreAvg7": -1.64, "TimbreAvg8": -2.034, "TimbreAvg9": 3.247, "TimbreAvg10": 1.789, "TimbreAvg11": -0.1613, "TimbreAvg12": 1.954, "decade": "2000-01-01T00:00:00"}, {"music_year": 2004, "TimbreAvg1": 44.18, "TimbreAvg2": -2.008, "TimbreAvg3": 5.84, "TimbreAvg4": 0.9367, "TimbreAvg5": -5.551, "TimbreAvg6": -10.48, "TimbreAvg7": -1.576, "TimbreAvg8": -2.132, "TimbreAvg9": 3.566, "TimbreAvg10": 1.744, "TimbreAvg11": -0.1961, "TimbreAvg12": 1.894, "decade": "2000-01-01T00:00:00"}, {"music_year": 2005, "TimbreAvg1": 44.48, "TimbreAvg2": -0.5864, "TimbreAvg3": 7.41, "TimbreAvg4": 0.8138, "TimbreAvg5": -6.345, "TimbreAvg6": -10.4, "TimbreAvg7": -1.514, "TimbreAvg8": -2.133, "TimbreAvg9": 3.449, "TimbreAvg10": 1.802, "TimbreAvg11": -0.3167, "TimbreAvg12": 2.032, "decade": "2000-01-01T00:00:00"}, {"music_year": 2006, "TimbreAvg1": 44.6, "TimbreAvg2": -0.9265, "TimbreAvg3": 5.487, "TimbreAvg4": 0.7573, "TimbreAvg5": -5.877, "TimbreAvg6": -11.25, "TimbreAvg7": -1.306, "TimbreAvg8": -1.949, "TimbreAvg9": 3.212, "TimbreAvg10": 1.823, "TimbreAvg11": -0.1542, "TimbreAvg12": 2.031, "decade": "2000-01-01T00:00:00"}, {"music_year": 2007, "TimbreAvg1": 44.85, "TimbreAvg2": -0.1217, "TimbreAvg3": 5.9, "TimbreAvg4": 1.18, "TimbreAvg5": -5.834, "TimbreAvg6": -11.48, "TimbreAvg7": -0.6323, "TimbreAvg8": -2.013, "TimbreAvg9": 3.371, "TimbreAvg10": 1.88, "TimbreAvg11": -0.1717, "TimbreAvg12": 1.935, "decade": "2000-01-01T00:00:00"}, {"music_year": 2008, "TimbreAvg1": 44.95, "TimbreAvg2": 0.3303, "TimbreAvg3": 5.085, "TimbreAvg4": 1.196, "TimbreAvg5": -5.052, "TimbreAvg6": -11.98, "TimbreAvg7": -0.5043, "TimbreAvg8": -1.94, "TimbreAvg9": 3.47, "TimbreAvg10": 1.952, "TimbreAvg11": -0.06703, "TimbreAvg12": 1.934, "decade": "2000-01-01T00:00:00"}, {"music_year": 2009, "TimbreAvg1": 45.12, "TimbreAvg2": 0.4138, "TimbreAvg3": 5.756, "TimbreAvg4": 1.695, "TimbreAvg5": -6.301, "TimbreAvg6": -12.03, "TimbreAvg7": -0.2946, "TimbreAvg8": -2.049, "TimbreAvg9": 3.601, "TimbreAvg10": 1.971, "TimbreAvg11": 0.04502, "TimbreAvg12": 2.0, "decade": "2000-01-01T00:00:00"}, {"music_year": 2010, "TimbreAvg1": 44.99, "TimbreAvg2": -2.593, "TimbreAvg3": 5.158, "TimbreAvg4": 1.312, "TimbreAvg5": -6.618, "TimbreAvg6": -12.86, "TimbreAvg7": 0.009402, "TimbreAvg8": -2.448, "TimbreAvg9": 3.765, "TimbreAvg10": 1.726, "TimbreAvg11": 0.3318, "TimbreAvg12": 1.931, "decade": "2010-01-01T00:00:00"}, {"music_year": 2011, "TimbreAvg1": 51.08, "TimbreAvg2": 8.056, "TimbreAvg3": 26.79, "TimbreAvg4": -6.018, "TimbreAvg5": -8.341, "TimbreAvg6": -21.83, "TimbreAvg7": 4.943, "TimbreAvg8": -3.647, "TimbreAvg9": 12.61, "TimbreAvg10": 1.741, "TimbreAvg11": 1.677, "TimbreAvg12": 5.943, "decade": "2010-01-01T00:00:00"}]}}
